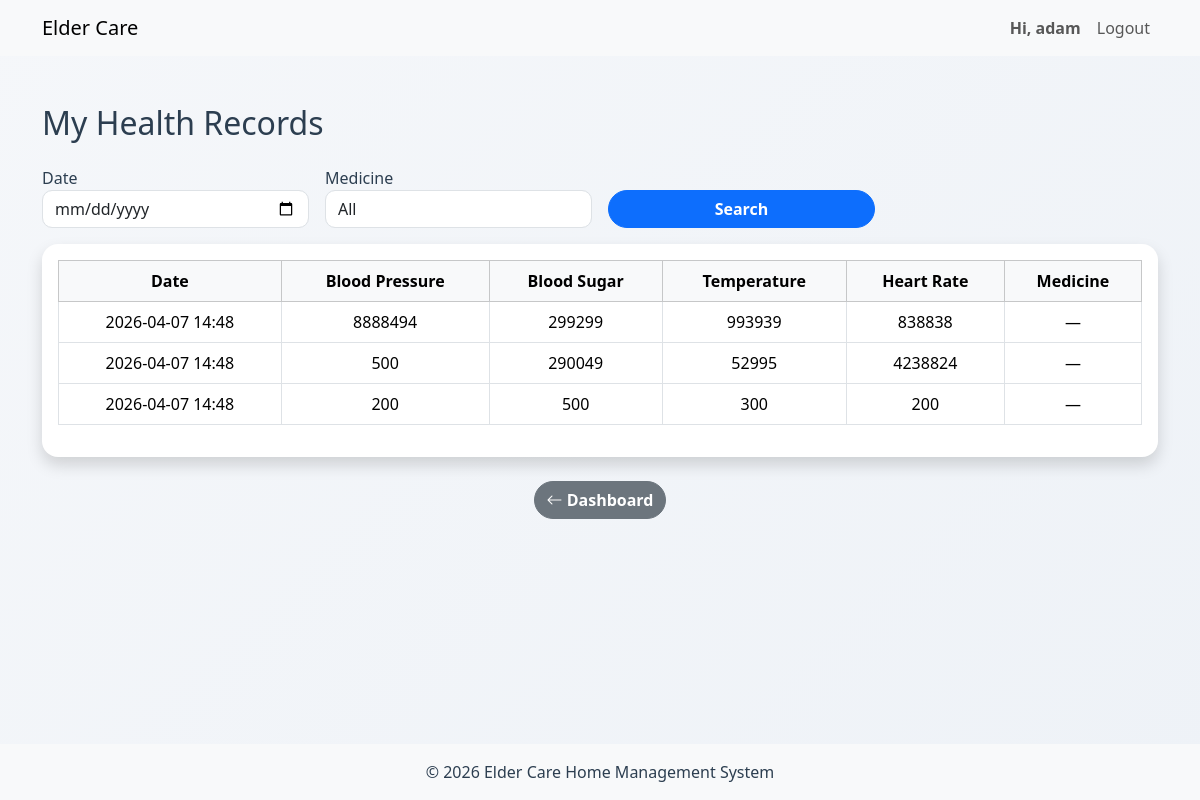
/residents/view_health.php (signed in), run on the app's committed database.
### tables this page shows
CREATE TABLE `healthreport` (
  `reportID` int(10) UNSIGNED NOT NULL,
  `residentSIN` varchar(9) NOT NULL,
  `empID` int(10) UNSIGNED NOT NULL,
  `heartRate` int(11) NOT NULL,
  `bloodPressure` int(11) NOT NULL,
  `bloodSugar` int(11) NOT NULL,
  `temperature` int(11) NOT NULL,
  `dateOfCreation` datetime NOT NULL DEFAULT current_timestamp(),
  `dateEdited` datetime NOT NULL DEFAULT current_timestamp() ON UPDATE current_timestamp()
);

### residents/view_health.php (the view, shortened to what this page needs)
<?php
include '../includes/header.php';
$stmt = $conn->prepare("SELECT residentSIN FROM resident WHERE user_id=?");
$stmt->execute([$_SESSION['user_id']]);
$resident = $stmt->fetch();
$residentSIN = $resident['residentSIN'] ?? null;
$date = $_GET['date'] ?? '';
$query = "
SELECT hr.*, m.medName
FROM healthreport hr
LEFT JOIN medication_entry me ON hr.reportID = me.reportID
LEFT JOIN medication m ON me.medID = m.medID
WHERE hr.residentSIN = ?
";
$params = [$residentSIN];
$query .= " ORDER BY hr.dateOfCreation DESC";
$stmt = $conn->prepare($query);
$stmt->execute($params);
$reports = $stmt->fetchAll();
?>
<div class="container mt-5">
<h2 class="mb-4">My Health Records</h2>
<form method="GET" class="row g-3 mb-3">
    <div class="col-md-3">
        <label>Date</label>
        <input type="date" name="date" class="form-control" value="<?= htmlspecialchars($date) ?>">
    </div>
    <div class="col-md-3">
        <label>Medicine</label>
        <select name="medicine" class="form-control">
            <option value="">All</option>
        </select>
    </div>
    <div class="col-md-3 d-flex align-items-end">
        <button class="btn btn-primary w-100">Search</button>
    </div>
</form>
<div class="card shadow p-3">
<table class="table table-bordered text-center">
<thead class="table-light">
<tr>
    <th>Date</th>
    <th>Blood Pressure</th>
    <th>Blood Sugar</th>
    <th>Temperature</th>
    <th>Heart Rate</th>
    <th>Medicine</th>
</tr>
</thead>
<tbody>
<?php if (count($reports) > 0): ?>
    <?php foreach ($reports as $r): ?>
    <tr>
        <td><?= date("Y-m-d H:i", strtotime($r['dateOfCreation'])) ?></td>
        <td><?= $r['bloodPressure'] ?></td>
        <td><?= $r['bloodSugar'] ?></td>
        <td><?= $r['temperature'] ?></td>
        <td><?= $r['heartRate'] ?></td>
        <td><?= $r['medName'] ?? '—' ?></td>
    </tr>
    <?php endforeach; ?>
<?php else: ?>
<tr>
    <td colspan="6">No records found</td>
</tr>
<?php endif; ?>
</tbody>
</table>
</div>
<div class="text-center mt-4">
<a href="dashboard.php" class="btn btn-secondary">
    <i class="bi bi-arrow-left"></i> Dashboard
</a>
</div>
</div>
<?php include '../includes/footer.php'; ?>

### assets/css/global.css (style rules this page uses)
body { background: linear-gradient(135deg, #f5f7fa, #eef2f7); font-family: "Segoe UI", Tahoma, sans-serif; color: #2c3e50; }
* { transition: all 0.2s ease; }
.card { border: none; border-radius: 16px; box-shadow: 0 10px 25px rgba(0, 0, 0, 0.06); }
.btn { border-radius: 25px !important; font-weight: 600; }
.form-control { border-radius: 10px; }

### data on the page
healthreport: dateOfCreation "2026-04-07 14:48", bloodPressure "8888494", bloodSugar "299299", temperature "993939", heartRate "838838", medName "—"
healthreport: dateOfCreation "2026-04-07 14:48", bloodPressure "500", bloodSugar "290049", temperature "52995", heartRate "4238824", medName "—"
healthreport: dateOfCreation "2026-04-07 14:48", bloodPressure "200", bloodSugar "500", temperature "300", heartRate "200", medName "—"

### other printed values
$username "adam"
